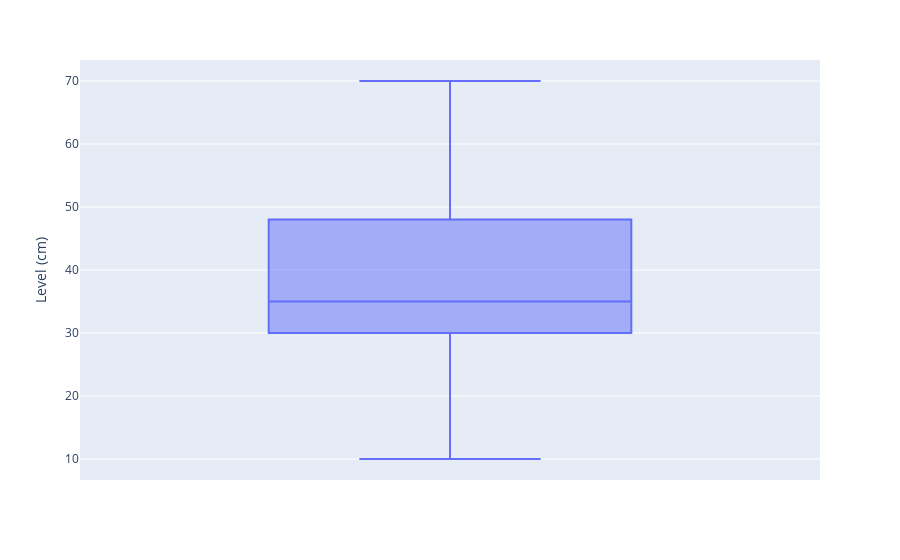

Here is the notebook cell this chart was saved with:
### Code cell
import plotly.express as px

fig = px.box(df, y="Level (cm)")
fig.show()

### Figure 1 — Plotly figure (JSON) as saved in the notebook; plotly's stock layout.template omitted (floating-point values rounded to 4 significant figures; data arrays with more than 128 entries replaced by an {"elided": "..."} marker saying what was removed)
{"data": [{"alignmentgroup": "True", "hovertemplate": "Level (cm)=%{y}<extra></extra>", "legendgroup": "", "marker": {"color": "#636efa"}, "name": "", "notched": false, "offsetgroup": "", "orientation": "v", "showlegend": false, "type": "box", "x0": " ", "xaxis": "x", "y": {"elided": "219 int values"}, "y0": " ", "yaxis": "y"}], "layout": {"autosize": true, "boxmode": "group", "legend": {"tracegroupgap": 0}, "margin": {"t": 60}, "xaxis": {"anchor": "y", "autorange": true, "domain": [0, 1], "range": [-0.5, 0.5], "type": "category"}, "yaxis": {"anchor": "x", "autorange": true, "domain": [0, 1], "range": [6.667, 73.33], "title": {"text": "Level (cm)"}, "type": "linear"}}}
